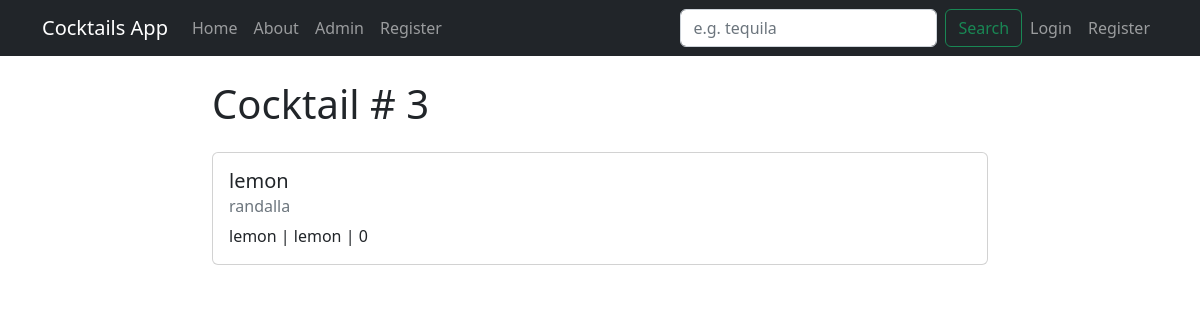
Page /cocktail/3 on the committed database.
### cocktails/models.py (models this page shows, shortened)
class Cocktail(models.Model):
  name = models.CharField(max_length=100)
  notes = models.TextField(blank=True)
  ingredients = models.TextField()
  author = models.ForeignKey(User, on_delete=models.CASCADE)
  alcohol_content = models.TextField()

### cocktails/views.py (the view)
# urls.py: path('cocktail/<int:pk>', views.CocktailDetailView.as_view(), name="cocktails-detail"),
class CocktailDetailView(DetailView):
  model = models.Cocktail

### cocktails/templates/cocktails/cocktail_detail.html (shortened to what this page needs)
{% extends "cocktails/base.html" %}
{% block content %}
<h1>Cocktail # {{object.id}}</h1>
<div class="card my-4">
  <div class="card-body">
    <h5 class="card-title">{{ object.name }}</h5>
    <h6 class="card-subtitle mb-2 text-muted">{{ object.author }}</h6>
    <p class="card-text"> {{cocktail.ingredients}} | {{cocktail.notes}} | {{cocktail.alcohol_content}} </p>
  </div>
</div>
{% endblock content %}

### rows in the picture
Cocktail: id "3", name "lemon", author "randalla", ingredients "lemon", notes "lemon", alcohol_content "0"
